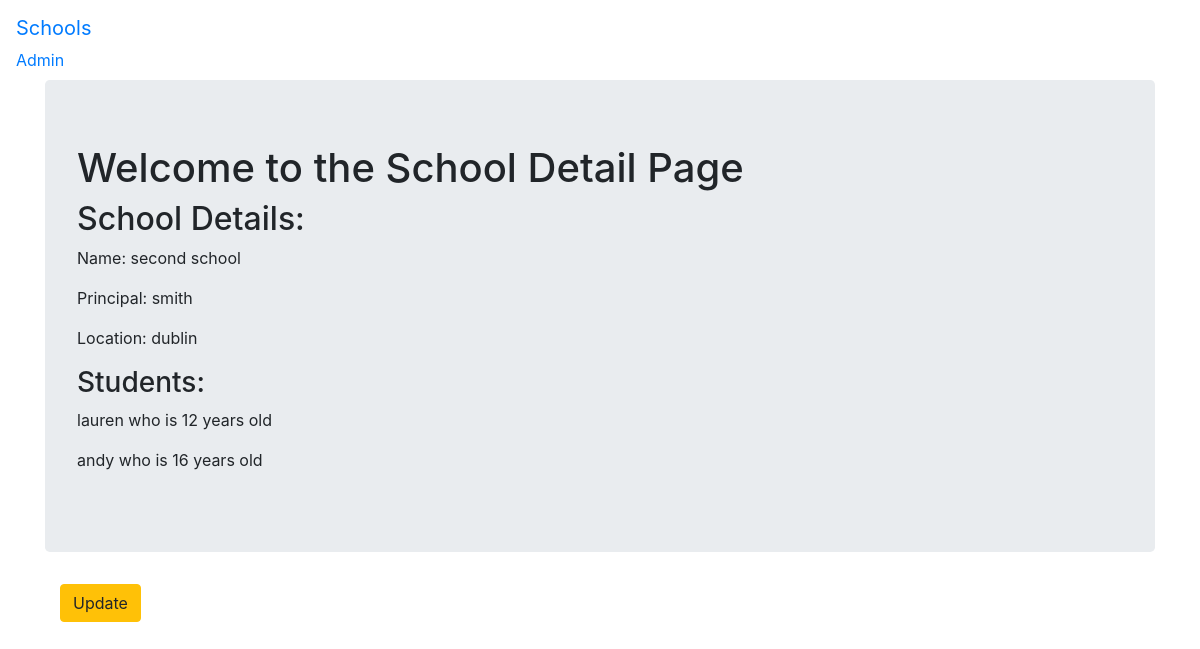
/schools/2/, run on the app's committed database.
### cbv/models.py (models this page shows, shortened)
class School(models.Model):
    name = models.CharField(max_length=256)
    principal = models.CharField(max_length=256)
    location = models.CharField(max_length=256)

class Student(models.Model):
    name = models.CharField(max_length=256)
    age = models.PositiveIntegerField()
    school = models.ForeignKey(School, related_name='students', on_delete=models.CASCADE)

### cbv/views.py (the view)
# urls.py: path('schools/<pk>/', views.SchoolDetailView.as_view(), name='detail'),
class SchoolDetailView(DetailView):
    context_object_name = 'school_detail'
    model = models.School
    template_name = 'cbv/school_detail.html'

### cbv/templates/cbv/school_detail.html
{% extends 'base.html' %}
{% block body_block %}
<div class="jumbotron">
  <h1>Welcome to the School Detail Page </h1>
  <h2>School Details: </h2>
  <p>Name: {{ school_detail.name }}</p>
  <p>Principal: {{ school_detail.principal }}</p>
  <p>Location: {{ school_detail.location}}</p>
  <h3>Students:</h3>
  {% for student in school_detail.students.all %}
  <p>{{ student.name }} who is {{ student.age }} years old</p>
  {% endfor %}
</div>
<div class="container">
  <p> <a class="btn btn-warning" href="{% url 'cbv:update' pk=school_detail.pk %}">Update</a> </p>
</div>
{% endblock %}

### data on the page
School: name "second school", principal "smith", location "dublin"
Student: name "lauren", age "12"
Student: name "andy", age "16"
